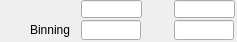
   <widget class="caFrame" name="caFrame_14">
    <property name="geometry">
     <rect>
      <x>67</x>
      <y>420</y>
      <width>237</width>
      <height>42</height>
     </rect>
    </property>
    <widget class="caTextEntry" name="caTextEntry_14">
     <property name="geometry">
      <rect>
       <x>81</x>
       <y>20</y>
       <width>60</width>
       <height>20</height>
      </rect>
     </property>
     <property name="channel" stdset="0">
      <string>$(P)$(R)BinX</string>
     </property>
     <property name="foreground">
      <color>
       <red>0</red>
       <green>0</green>
       <blue>0</blue>
      </color>
     </property>
     <property name="background">
      <color>
       <red>115</red>
       <green>223</green>
       <blue>255</blue>
      </color>
     </property>
     <property name="colorMode">
      <enum>caLineEdit::Static</enum>
     </property>
     <property name="precisionMode">
      <enum>caLineEdit::Channel</enum>
     </property>
     <property name="limitsMode">
      <enum>caLineEdit::Channel</enum>
     </property>
     <property name="maxValue">
      <double>1.000000000000000</double>
     </property>
     <property name="minValue">
      <double>0.000000000000000</double>
     </property>
     <property name="fontScaleMode">
      <enum>caLineEdit::Height</enum>
     </property>
     <property name="formatType">
      <enum>caLineEdit::decimal</enum>
     </property>
    </widget>
    <widget class="caTextEntry" name="caTextEntry_15">
     <property name="geometry">
      <rect>
       <x>174</x>
       <y>20</y>
       <width>60</width>
       <height>20</height>
      </rect>
     </property>
     <property name="channel" stdset="0">
      <string>$(P)$(R)BinY</string>
     </property>
     <property name="foreground">
      <color>
       <red>0</red>
       <green>0</green>
       <blue>0</blue>
      </color>
     </property>
     <property name="background">
      <color>
       <red>115</red>
       <green>223</green>
       <blue>255</blue>
      </color>
     </property>
     <property name="colorMode">
      <enum>caLineEdit::Static</enum>
     </property>
     <property name="precisionMode">
      <enum>caLineEdit::Channel</enum>
     </property>
     <property name="limitsMode">
      <enum>caLineEdit::Channel</enum>
     </property>
     <property name="maxValue">
      <double>1.000000000000000</double>
     </property>
     <property name="minValue">
      <double>0.000000000000000</double>
     </property>
     <property name="fontScaleMode">
      <enum>caLineEdit::Height</enum>
     </property>
     <property name="formatType">
      <enum>caLineEdit::decimal</enum>
     </property>
    </widget>
    <widget class="caLineEdit" name="caLineEdit_28">
     <property name="geometry">
      <rect>
       <x>81</x>
       <y>0</y>
       <width>61</width>
       <height>18</height>
      </rect>
     </property>
     <property name="alignment">
      <set>Qt::AlignAbsolute|Qt::AlignCenter|Qt::AlignHCenter|Qt::AlignVCenter</set>
     </property>
     <property name="channel" stdset="0">
      <string>$(P)$(R)BinX_RBV</string>
     </property>
     <property name="foreground">
      <color>
       <red>10</red>
       <green>0</green>
       <blue>184</blue>
      </color>
     </property>
     <property name="background">
      <color>
       <red>187</red>
       <green>187</green>
       <blue>187</blue>
      </color>
     </property>
     <property name="colorMode">
      <enum>caLineEdit::Static</enum>
     </property>
     <property name="precisionMode">
      <enum>caLineEdit::Channel</enum>
     </property>
     <property name="limitsMode">
      <enum>caLineEdit::Channel</enum>
     </property>
     <property name="maxValue">
      <double>1.000000000000000</double>
     </property>
     <property name="minValue">
      <double>0.000000000000000</double>
     </property>
     <property name="fontScaleMode">
      <enum>caLineEdit::Height</enum>
     </property>
     <property name="formatType">
      <enum>caLineEdit::decimal</enum>
     </property>
    </widget>
    <widget class="caLineEdit" name="caLineEdit_29">
     <property name="geometry">
      <rect>
       <x>174</x>
       <y>0</y>
       <width>61</width>
       <height>18</height>
      </rect>
     </property>
     <property name="alignment">
      <set>Qt::AlignAbsolute|Qt::AlignCenter|Qt::AlignHCenter|Qt::AlignVCenter</set>
     </property>
     <property name="channel" stdset="0">
      <string>$(P)$(R)BinY_RBV</string>
     </property>
     <property name="foreground">
      <color>
       <red>10</red>
       <green>0</green>
       <blue>184</blue>
      </color>
     </property>
     <property name="background">
      <color>
       <red>187</red>
       <green>187</green>
       <blue>187</blue>
      </color>
     </property>
     <property name="colorMode">
      <enum>caLineEdit::Static</enum>
     </property>
     <property name="precisionMode">
      <enum>caLineEdit::Channel</enum>
     </property>
     <property name="limitsMode">
      <enum>caLineEdit::Channel</enum>
     </property>
     <property name="maxValue">
      <double>1.000000000000000</double>
     </property>
     <property name="minValue">
      <double>0.000000000000000</double>
     </property>
     <property name="fontScaleMode">
      <enum>caLineEdit::Height</enum>
     </property>
     <property name="formatType">
      <enum>caLineEdit::decimal</enum>
     </property>
    </widget>
    <widget class="caLabel" name="caLabel_39">
     <property name="geometry">
      <rect>
       <x>0</x>
       <y>20</y>
       <width>70</width>
       <height>20</height>
      </rect>
     </property>
     <property name="frameShape">
      <enum>QFrame::NoFrame</enum>
     </property>
     <property name="text">
      <string>Binning</string>
     </property>
     <property name="alignment">
      <set>Qt::AlignAbsolute|Qt::AlignRight|Qt::AlignTrailing|Qt::AlignVCenter</set>
     </property>
     <property name="fontScaleMode">
      <enum>ESimpleLabel::Height</enum>
     </property>
     <property name="foreground">
      <color>
       <red>0</red>
       <green>0</green>
       <blue>0</blue>
      </color>
     </property>
     <property name="background">
      <color alpha="0">
       <red>0</red>
       <green>0</green>
       <blue>0</blue>
      </color>
     </property>
    </widget>
   </widget>
